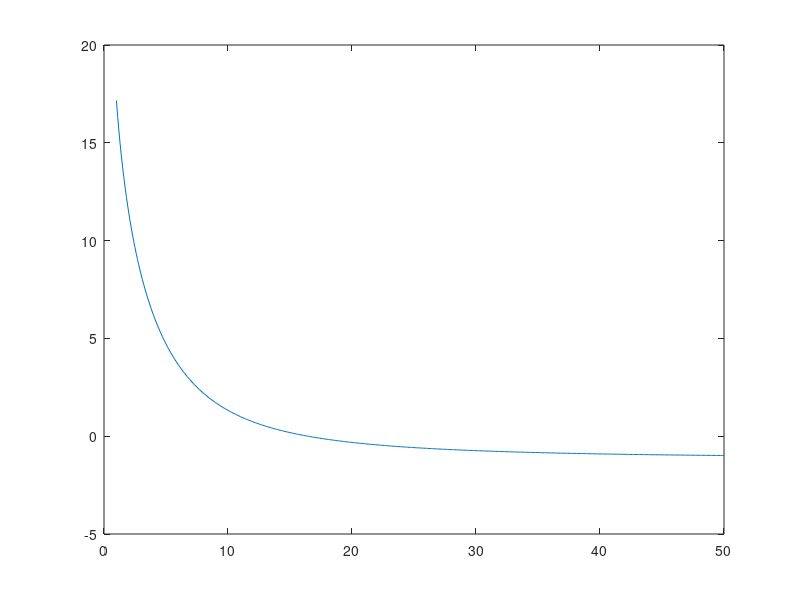

The MATLAB source for this figure: (Note: this script raises an error after producing the figure.)
clc
close all
clear
%% clarity
V = 18000;
T = 2;

r = 1:0.1:50;

E_direct = 100./r.^2;

E_early = (31200*T/V)*exp(-0.04.*r./T)*(1-exp(-1.11/T));

E_late = (31200*T/V)*exp(-0.04.*r./T)*exp(-1.11/T);

C_80 = 10*log10((E_direct+E_early)./E_late);

%% strength

A = 0.163*V/T;      % equivilant absorption area
Q = 1;              % directivity
delta = 6.91/T;     % decay
c = 340;            % speed of sound
dir = Q./(4*pi*r.^2);
diff = 4/A * exp(-2*delta*r./c);
ref = Q/(4*pi*10^2);

G = 10*log10((dir + diff)./ref);

%% absorption layer
f = 1:500;
c = 340;
lambda = c./f;

abs = lambda./4;

%% reverb time and absorption of audience and seats

% All tables are for the octave bands from 125 Hz to 4 kHz

f_oct = [125 250 500 1000 2000 4000];

area_peraudiencemember = 0.5*0.55;                  % area per seat

area_audience = 2300 * area_peraudiencemember;      % area of whole audience

L_facade = [73 75 80 66 54 50];                     % SPL at facade
NC_20 = [40	33	26	22	19	17];                    % noise requirement in concert hall
abs_seated = [0.62 0.72 0.8 0.83 0.84 0.85];        % absorption coeff seated
abs_empty = [0.54 0.62 0.68 0.7 0.68 0.66];         % absorption coeff empty
att_coeff = [0 0 0.0024 0.0042 0.0089 0.0262];      % attanuation coeff

T_60_calc_seated = 24*log(10)*V./(c*(4*att_coeff*V - area_audience*log(1-abs_seated)));
T_60_calc_empty = 24*log(10)*V./(c*(4*att_coeff*V - area_audience*log(1-abs_empty)));

%% plots

figure
plot(r, C_80)
thickenall_big;
grid on
xlabel('Distance r in m')
ylabel('Clarity C_{80} in dB')
ylim([-5 20])

figure
plot(r, G)
thickenall_big;
grid on 
xlabel('Distance r in m')
ylabel('Strength G in dB')
xlim([0 40])
ylim([-5 20])

figure
semilogx(f_oct, T_60_calc_empty)
hold on
grid on
semilogx(f_oct, T_60_calc_seated)
thickenall_big;
xticks(f_oct);
xticklabels({'125', '250', '500', '1k', '2k', '4k'})
xlim([0 5000])
ylim([0 4])
xlabel('f in Hz')
ylabel('T_{60} in s')
legend('empty','seated')
